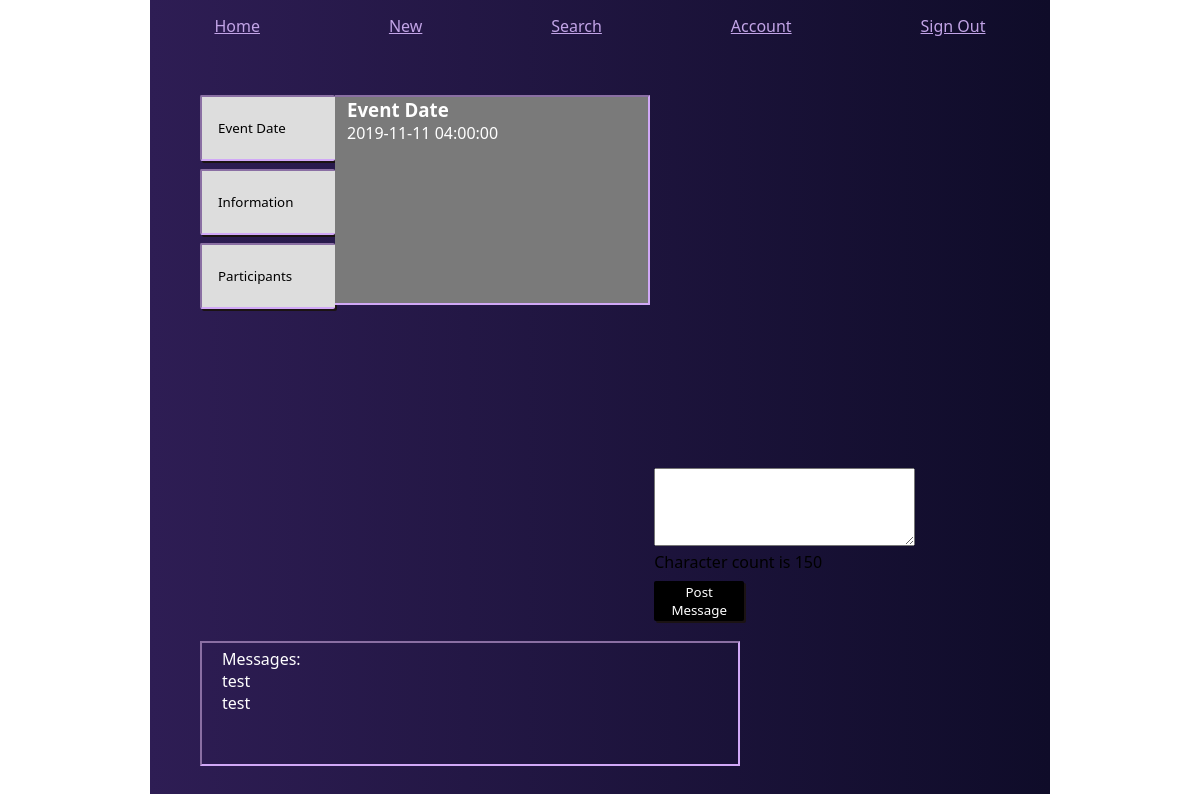
/event_details/1, run on the app's committed database.
### models.py (models this page shows, shortened)
class Event(db.Model):
    id = db.Column(db.Integer, primary_key=True)
    event_name = db.Column(db.String(55))
    time = db.Column(db.DateTime)
    location = db.Column(db.String(100))
    event_details = db.Column(db.String(250))
    users_attending_event = db.relationship("User", secondary=users_and_events)
    created_at = db.Column(db.DateTime, server_default=func.now())
    updated_at = db.Column(db.DateTime, server_default=func.now(), onupdate=func.now())

class Message(db.Model):
    id = db.Column(db.Integer, primary_key=True)
    content = db.Column(db.String(150))
    user_id = db.Column(db.Integer, db.ForeignKey("user.id"), nullable=False)
    user = db.relationship("User", foreign_keys=[user_id], backref="user_message", cascade="all")
    event_id = db.Column(db.Integer, db.ForeignKey("event.id"), nullable=False)
    event = db.relationship("Event", foreign_keys=[event_id], backref="event_messages", cascade="all")
    created_at = db.Column(db.DateTime, server_default=func.now())
    updated_at = db.Column(db.DateTime, server_default=func.now(), onupdate=func.now())

### controller_functions.py (the view)
def event_details(event_id):
    details = Event.query.get(event_id)
    filtered_messages = Message.query.filter_by(event_id = event_id)
    posted_messages = filtered_messages
    return render_template("event_details.html", information=details, posts=posted_messages)

### templates/event_details.html (shortened to what this page needs)
<!DOCTYPE html>
<html lang="en">
<head>
    <link rel="stylesheet" type="text/css" href="../static/css/style.css">
</head>
<body onload="hideContent();">
    <div class="standard_head">
        <a href="/dashboard">Home</a>
        <a href="">New</a>
        <a href="/search">Search</a>
        <a href="/user_info">Account</a>
        <a href="/logout">Sign Out</a>
    </div>
    <div class="event_details_container">
        <div class="tab">
            <button class="tablinks" onclick="openContent(event, 'event_date')">Event Date</button>
            <button class="tablinks" onclick="openContent(event, 'important_info')">Information</button>
            <button class="tablinks" onclick="openContent(event, 'participants')">Participants</button>
        </div>
        <div id="event_date"class="tabcontent">
            <h3>Event Date</h3>
            <p>{{information.time}}</p>
        </div>
        <iframe src="https://www.google.com/maps/embed?pb=!1m18!1m12!1m3!1d3331.1050568662254!2d-111.76477428440275!3d33.394423259554245!2m3!1f0!2f0!3f0!3m2!1i1024!2i768!4f13.1!3m3!1m2!1s0x872ba8caa152c97b%3A0x2a846d3d55f98576!2sCountryside%20Park!5e0!3m2!1sen!2sus!4v1573097640932!5m2!1sen!2sus" width="400" height="300" frameborder="0" style="border:0;" allowfullscreen="">
        </iframe>
        <div id="post_message">
            <form action="/post_event_message" method="POST">
                <textarea name="create_message" cols="30" rows="4"></textarea>
                    <p>Character count is 150</p>
                <button type="submit" name="submit" class="log_button">Post Message</button>
            </form>
        </div>
        <div class="message_board">
            <p>Messages:</p>
            {% for post in posts %}
                <p>{{post.content}}</p>
            {% endfor %}
        </div>
    </div>
</html>

### static/css/style.css (style rules this page uses)
* { margin: 0px auto; font-family: 'Segoe UI', Tahoma, Geneva, Verdana, sans-serif; box-sizing: border-box; }
.standard_head { display: flex; justify-content: space-evenly; background-image: linear-gradient(-90deg, #0f0c29, #2e1d54); width: 75%; height: 15; }
.standard_head a { color: #c2a4e7; margin-top: 15px; }
button { width: 90px; padding:2px; background-color: #000000; color: white; border: none; border-radius: 2px; margin-top: 8px; cursor: pointer; box-shadow: 2px 2px rgb(27, 19, 19); }
.event_details_container { width: 75%; padding-top: 50px; background-image: linear-gradient(-90deg, #0f0c29, #2e1d54); }
.tab { float: left; width: 15%; height: 210px; margin-left: 50px; }
.tab button { display: block; background-color: #ddd; color: black; padding: 22px 16px; width: 100%; border: inset 2px #d1a8f7; border-right: none; outline: none; text-align: left; cursor: pointer; transition: 0.3s; }
.tabcontent { float: left; padding: 0px 12px; border: inset 2px #d1a8f7; border-left:none; margin-top: 8px; background-color: rgb(122, 122, 122); color: white; width: 35%; height: 210px; }
iframe { margin: 10px 0px 0px 50px; }
.message_board { display: inline-block; min-height: 125px; max-height: 125px; width: 60%; margin: 20px 200px 40px 50px; padding: 5px 20px; border: inset 2px #d1a8f7; color: white; }
#post_message { display: inline-block; margin: 50px 0px 0px 50px; }

### data on the page
Event: time "2019-11-11 04:00:00"
Message: content "test"
Message: content "test"
